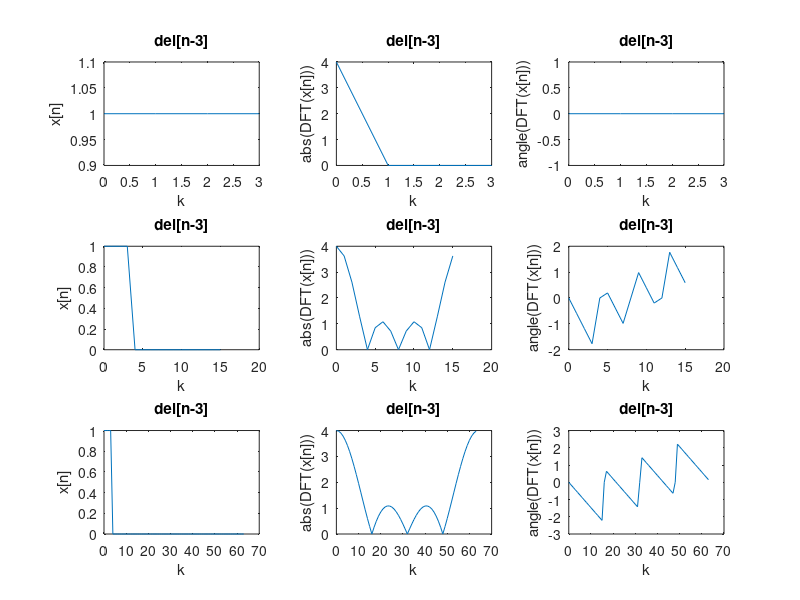

MATLAB code to generate this figure:
L = 4;

N = 4;
x = zeros(N , 1);
for i = 1:L
    x(i) = 1;
end
Y = fft(x , N);
k = 0:N-1;
subplot(3,3,1);
plot(k , x);
xlabel('k');
ylabel('x[n]');
title('del[n-3]');
subplot(3,3,2);
t = abs(Y);
plot( k , t);
xlabel('k');
ylabel('abs(DFT(x[n]))');
title('del[n-3]');
subplot(3,3,3);
Y = angle(Y);
plot( k , Y);
xlabel('k');
ylabel('angle(DFT(x[n]))');
title('del[n-3]');


L = 4;

N = 16;
x = zeros(N , 1);
for i = 1:L
    x(i) = 1;
end
Y = fft(x , N);
k = 0:N-1;
subplot(3,3,4);
plot(k , x);
xlabel('k');
ylabel('x[n]');
title('del[n-3]');
subplot(3,3,5);
t = abs(Y);
plot( k , t);
xlabel('k');
ylabel('abs(DFT(x[n]))');
title('del[n-3]');
subplot(3,3,6);
Y = angle(Y);
plot( k , Y);
xlabel('k');
ylabel('angle(DFT(x[n]))');
title('del[n-3]');


L = 4;

N = 64;
x = zeros(N , 1);
for i = 1:L
    x(i) = 1;
end
Y = fft(x , N);
k = 0:N-1;
subplot(3,3,7);
plot(k , x);
xlabel('k');
ylabel('x[n]');
title('del[n-3]');
subplot(3,3,8);
t = abs(Y);
plot( k , t);
xlabel('k');
ylabel('abs(DFT(x[n]))');
title('del[n-3]');
subplot(3,3,9);
Y = angle(Y);
plot( k , Y);
xlabel('k');
ylabel('angle(DFT(x[n]))');
title('del[n-3]');